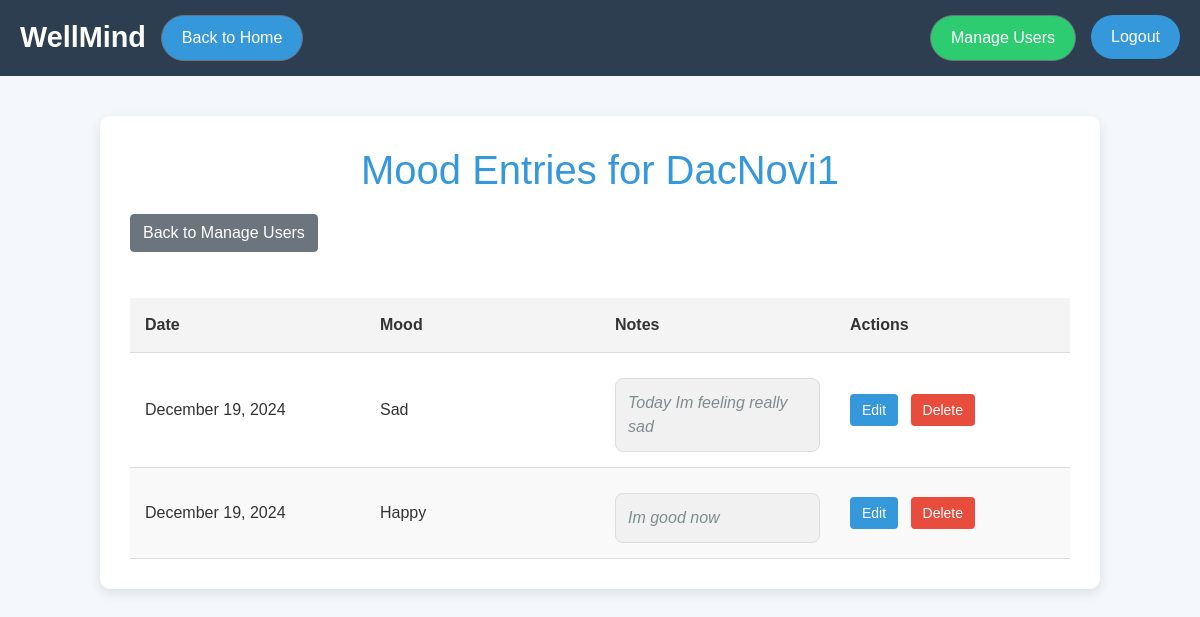
Page /tracker/user/13/mood-entries/ on the earlier database version.
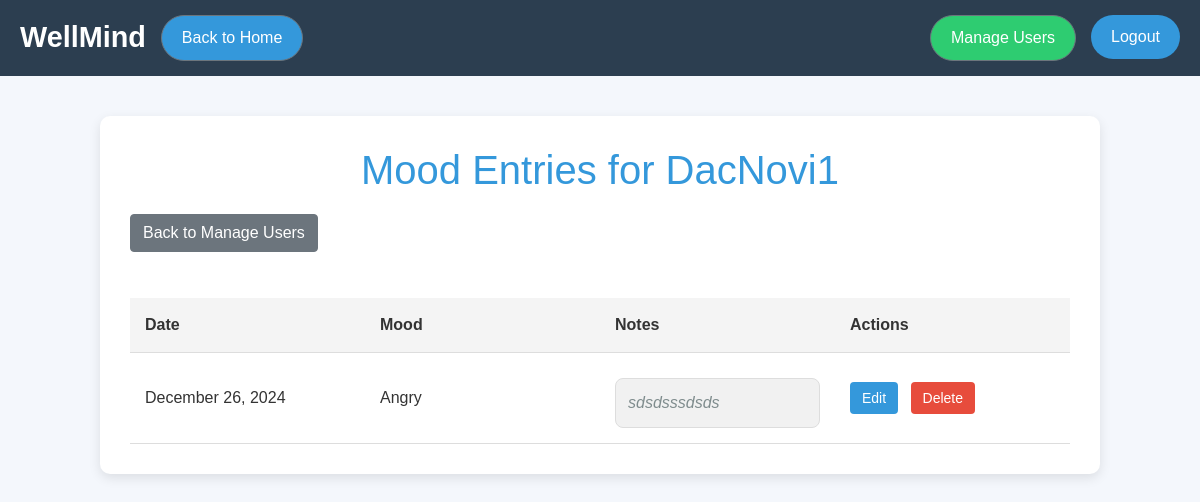
Same page on the later database version.
### tracker/models.py (models this page shows)
class MoodEntry(models.Model):
    user = models.ForeignKey(User, on_delete=models.CASCADE)
    date = models.DateField(auto_now_add=True)
    mood = models.CharField(max_length=20, choices=[
        ('Happy', 'Happy'),
        ('Sad', 'Sad'),
        ('Anxious', 'Anxious'),
        ('Neutral', 'Neutral'),
        ('Angry', 'Angry'),
    ])
    note = models.TextField(blank=True)

### tracker/views.py (the view)
# urls.py: path('user/<int:user_id>/mood-entries/', views.user_mood_entries, name='user_mood_entries'),
def user_mood_entries(request, user_id):
    user = get_object_or_404(User, id=user_id)
    mood_entries = MoodEntry.objects.filter(user=user)
    return render(request, 'tracker/user_mood_entries.html', {'user': user, 'mood_entries': mood_entries})

### tracker/templates/tracker/user_mood_entries.html (shortened to what this page needs)
<!DOCTYPE html>
<html lang="en">
<head>
    <link rel="stylesheet" href="https://maxcdn.bootstrapcdn.com/bootstrap/4.5.2/css/bootstrap.min.css">
</head>
<body>
    <div class="header">
        <div class="nav-left">
            <div class="logo">WellMind</div>
            <a href="{% url 'home' %}" class="btn btn-secondary">Back to Home</a>
        </div>
        <div class="nav-right">
            <a href="{% url 'manage_users' %}" class="btn btn-secondary">Manage Users</a>
            <form action="{% url 'logout' %}" method="post" style="display:inline;">
                <button type="submit">Logout</button>
            </form>
        </div>
    </div>
    <div class="container">
        <h1>Mood Entries for {{ user.username }}</h1>
        <a href="{% url 'manage_users' %}" class="btn btn-secondary mb-3">Back to Manage Users</a>
        <div style="overflow-x:auto;">
            <table>
                <thead>
                    <tr>
                        <th>Date</th>
                        <th>Mood</th>
                        <th>Notes</th>
                        <th>Actions</th>
                    </tr>
                </thead>
                <tbody>
                    {% for entry in mood_entries %}
                    <tr>
                        <td>{{ entry.date|date:"F j, Y" }}</td>
                        <td>{{ entry.mood }}</td>
                        <td>
                            {% if entry.note %}
                                <div class="notes">{{ entry.note }}</div>
                            {% else %}
                                <div class="notes">No notes available</div>
                            {% endif %}
                        </td>
                        <td class="actions">
                            <a href="{% url 'edit_mood' entry.id %}">Edit</a>
                            <a href="{% url 'delete_mood' entry.id %}" >Delete</a>
                        </td>
                    </tr>
                    {% endfor %}
                </tbody>
            </table>
        </div>
    </div>
</body>
</html>

Differences in the rows shown:
removed MoodEntry: date "December 19, 2024", mood "Sad", note "Today Im feeling really sad"
removed MoodEntry: date "December 19, 2024", mood "Happy", note "Im good now"
added MoodEntry: date "December 26, 2024", mood "Angry", note "sdsdsssdsds"
